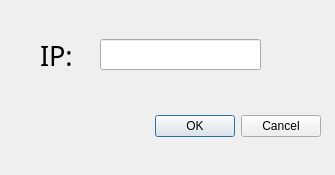
<?xml version="1.0" encoding="UTF-8"?>
<ui version="4.0">
 <class>ConnectDialog</class>
 <widget class="QDialog" name="ConnectDialog">
  <property name="geometry">
   <rect>
    <x>0</x>
    <y>0</y>
    <width>335</width>
    <height>175</height>
   </rect>
  </property>
  <property name="windowTitle">
   <string>连接</string>
  </property>
  <property name="modal">
   <bool>true</bool>
  </property>
  <widget class="QDialogButtonBox" name="buttonBox">
   <property name="geometry">
    <rect>
     <x>40</x>
     <y>110</y>
     <width>281</width>
     <height>32</height>
    </rect>
   </property>
   <property name="orientation">
    <enum>Qt::Horizontal</enum>
   </property>
   <property name="standardButtons">
    <set>QDialogButtonBox::Cancel|QDialogButtonBox::Ok</set>
   </property>
  </widget>
  <widget class="QLabel" name="ip_l">
   <property name="geometry">
    <rect>
     <x>40</x>
     <y>40</y>
     <width>71</width>
     <height>31</height>
    </rect>
   </property>
   <property name="font">
    <font>
     <family>宋体</family>
     <pointsize>20</pointsize>
    </font>
   </property>
   <property name="text">
    <string>IP:</string>
   </property>
  </widget>
  <widget class="QLineEdit" name="ip_e">
   <property name="geometry">
    <rect>
     <x>100</x>
     <y>39</y>
     <width>161</width>
     <height>31</height>
    </rect>
   </property>
   <property name="font">
    <font>
     <family>宋体</family>
     <pointsize>12</pointsize>
    </font>
   </property>
   <property name="toolTip">
    <string>&lt;html&gt;&lt;head/&gt;&lt;body&gt;&lt;p&gt;输入格式：000.000.000.000&lt;/p&gt;&lt;/body&gt;&lt;/html&gt;</string>
   </property>
  </widget>
 </widget>
 <resources/>
 <connections>
  <connection>
   <sender>buttonBox</sender>
   <signal>rejected()</signal>
   <receiver>ConnectDialog</receiver>
   <slot>reject()</slot>
   <hints>
    <hint type="sourcelabel">
     <x>316</x>
     <y>260</y>
    </hint>
    <hint type="destinationlabel">
     <x>286</x>
     <y>274</y>
    </hint>
   </hints>
  </connection>
 </connections>
</ui>
